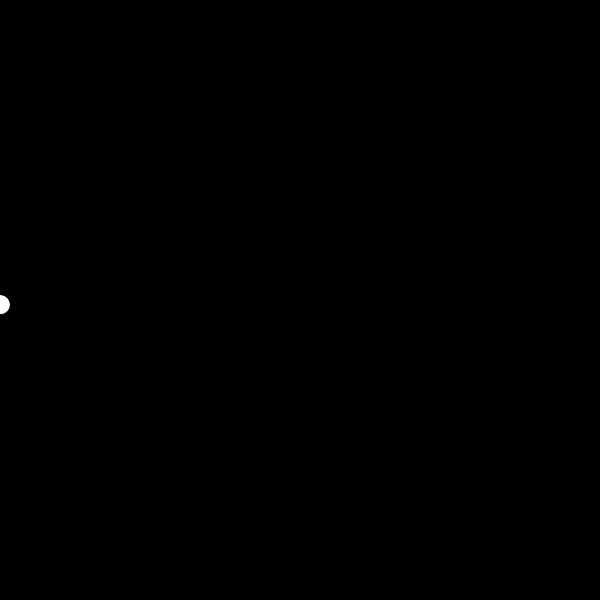
Frame 1 (no input)
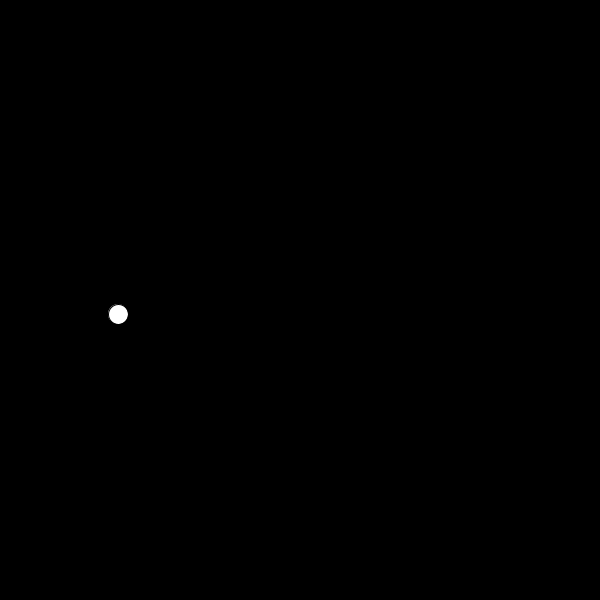
Frame 60 (the mouse pressed at the canvas centre just before this capture)
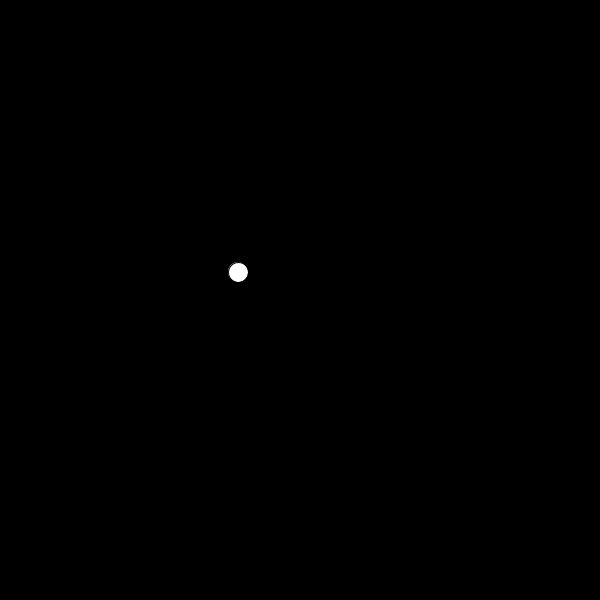
Frame 120 (the mouse held since frame 60 and released just before this capture)

The Processing sketch that drew these frames (run headless with seeded random() and noise(); from frame 60 on, the mouse is pressed at the canvas centre):

// Processing sketch: processing_69948
// ── processing_69948.pde

float angle;
float speed;
float rad;
float xOrigin, yOrigin;
float yPos;
boolean goingLeft;


void setup() {
  size(600, 600);

  rad = 100;

  yOrigin = height/2;
  goingLeft = false;
}

void draw() {
  background(0);
  yPos = sin(frameCount * 0.05) * rad; 
  ellipse (xOrigin, yOrigin + yPos, 20, 20);
  //in this case we're just using the sin
  //because we are animatin just one axis
  if (goingLeft==false) {
    //we are using the (-1 to 1) that sin returns and multiplying it by the radius
    //we use frameCount in this case just to make the angle used in the sin calculation grow
    xOrigin=xOrigin+2;
    if (xOrigin>600) {
      goingLeft=true;
    }
  }
  else {
    xOrigin=xOrigin-2;
    if (xOrigin<0) {
      goingLeft=false;
    }
  }
}
